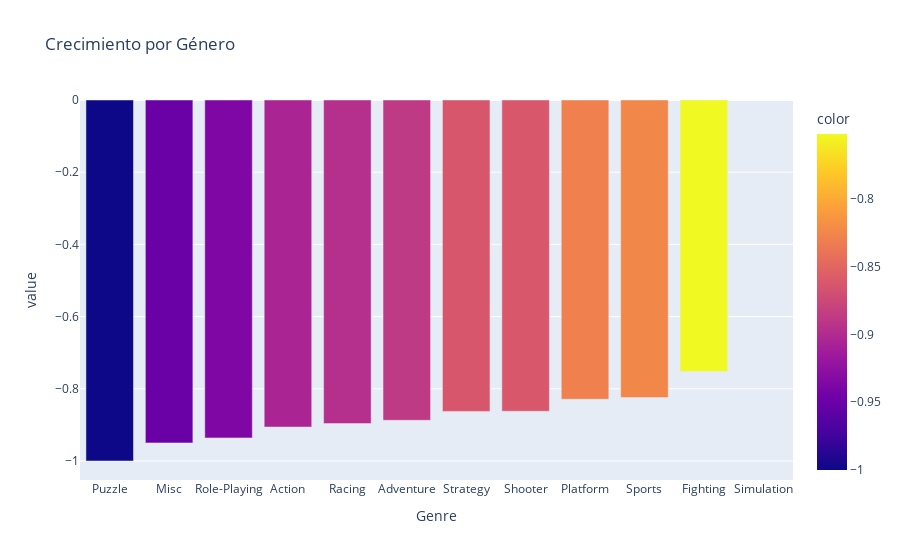

The notebook cell saved with this chart:
### Code cell
# Gráfico de Crecimiento por Género
import plotly.express as px
fig_genre = px.bar(growth_genre, title='Crecimiento por Género', color=growth_genre.values)
fig_genre.show()

### Figure 1 — Plotly figure (JSON) as saved in the notebook; plotly's stock layout.template omitted (floating-point values rounded to 4 significant figures)
{"data": [{"alignmentgroup": "True", "hovertemplate": "Genre=%{x}<br>value=%{y}<br>color=%{marker.color}<extra></extra>", "legendgroup": "", "marker": {"color": [-1, -0.95, -0.9362, -0.906, -0.8965, -0.8873, -0.8626, -0.8623, -0.8289, -0.8243, -0.7519, null], "coloraxis": "coloraxis", "pattern": {"shape": ""}}, "name": "", "offsetgroup": "", "orientation": "v", "showlegend": false, "textposition": "auto", "type": "bar", "x": ["Puzzle", "Misc", "Role-Playing", "Action", "Racing", "Adventure", "Strategy", "Shooter", "Platform", "Sports", "Fighting", "Simulation"], "xaxis": "x", "y": [-1, -0.95, -0.9362, -0.906, -0.8965, -0.8873, -0.8626, -0.8623, -0.8289, -0.8243, -0.7519, null], "yaxis": "y"}], "layout": {"barmode": "relative", "coloraxis": {"colorbar": {"title": {"text": "color"}}, "colorscale": [[0, "#0d0887"], [0.1111, "#46039f"], [0.2222, "#7201a8"], [0.3333, "#9c179e"], [0.4444, "#bd3786"], [0.5556, "#d8576b"], [0.6667, "#ed7953"], [0.7778, "#fb9f3a"], [0.8889, "#fdca26"], [1, "#f0f921"]]}, "legend": {"tracegroupgap": 0}, "title": {"text": "Crecimiento por Género"}, "xaxis": {"anchor": "y", "domain": [0, 1], "title": {"text": "Genre"}}, "yaxis": {"anchor": "x", "domain": [0, 1], "title": {"text": "value"}}}}
